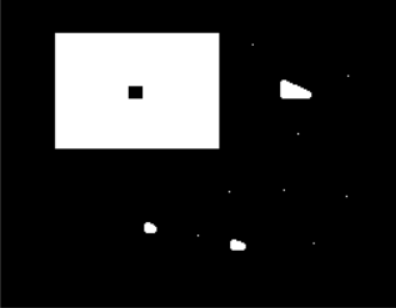
//> input picture project_code/VC_FANFUHAN_OPENCV/images/morph.png, 396 x 308 px
$ ./VC_FANFUHAN_OPENCV068   (built with g++ and OpenCV 4)
//> lines starting //> are read from the running program, lines starting //| are printed output that depends on the picture; after the words box and inside, x2 and y2 are one past the last pixel; in counts of white or black regions, pixels touching at a corner belong together
// VC_FANFUHAN_OPENCV068.cpp : 定義主控台應用程式的進入點。
//
/*
// Debug | x32
通用屬性
| C/C++
|	| 一般
|		| 其他 Include 目錄 -> ..\..\opencv411_x64\include
|
| 連結器
| 	|一一般
|		|  其他程式庫目錄 -> ..\..\opencv411_x64\lib
|
| 	|一輸入
|		| 其他相依性 -> opencv_world411d.lib;%(AdditionalDependencies)

// Releas | x64
組態屬性
| C/C++
|	| 一般
|		| 其他 Include 目錄 -> ..\..\opencv411_x64\include;%(AdditionalDependencies)
|
| 連結器
| 	|一般
|		| 其他程式庫目錄 -> ..\..\opencv411_x64\lib;%(AdditionalDependencies)
|
| 	|一輸入
|		| 其他相依性 -> opencv_world411.lib;%(AdditionalDependencies)

*/

#include "stdafx.h"
#include <iostream>
#include <opencv2/opencv.hpp>
#include <opencv2/core/core.hpp>
#include <opencv2/highgui/highgui.hpp>

using namespace std;
using namespace cv;

void blur_demo(Mat &image, Mat &sum);
void edge_demo(Mat &image, Mat &sum);
int getblockSum(Mat &sum, int x1, int y1, int x2, int y2, int i);

void showHistogram(InputArray src, cv::String StrTitle);
void backProjection_demo(Mat &mat, Mat &model);
void blur3x3(Mat &src, Mat *det);

void add_salt_pepper_noise(Mat &image);
void add_gaussian_noise(Mat &image);

void USMImage(Mat src, Mat &usm, float fltPar);

void pyramid_up(Mat &image, vector<Mat> &pyramid_images, int level);
void pyramid_down(vector<Mat> &pyramid_images);

void laplaian_demo(vector<Mat> &pyramid_images, Mat &image);

void connected_component_demo(Mat &image);
void componentwithstats_demo(Mat &image);

void contours_info(Mat &image, vector<vector<Point>> &pts);
void contours_info(Mat &image, vector<vector<Point>> &pts, int threshold01, int threshold02);

void  open_demo(bool blnopen);
void  close_demo();

// [5 lines left out: function pause, not called in this run]
int main()
{
	Mat src = imread("../../images/morph.png");//Mat src = imread("../../images/test.png");
//> src is the input picture: 308 rows x 396 cols, CV_8UC3; min 0, max 255, mean 41
	if (src.empty())
	{
		cout << "could not load image.." << endl;
		pause();
		return -1;
	}
	else
	{
		imshow("input_src", src);
		showHistogram(src, "Histogram_input_src");

		// 二值图像
		Mat gray, binary, result;
		cvtColor(src, gray, COLOR_BGR2GRAY);
		threshold(gray, binary, 0, 255, THRESH_BINARY | THRESH_OTSU);
		imshow("input_binary", binary);
		// 黑帽操作
		Mat se = getStructuringElement(MORPH_RECT, Size(15, 15), Point(-1, -1));
		morphologyEx(binary, result, MORPH_CLOSE, se);
		imshow("close_op", result);
		morphologyEx(binary, result, MORPH_BLACKHAT, se);
		imshow("blackhat_op", result);

		waitKey(0);
	}
	return 0;
}
// [350 lines left out: functions close_demo, open_demo, contours_info, contours_info, componentwithstats_demo, connected_component_demo and 5 more, not called in this run]

/**
* 3x3 sobel 垂直边缘检测演示
*/
// [121 lines left out: functions edge_demo, getblockSum, add_gaussian_noise, add_salt_pepper_noise, blur3x3, backProjection_demo, not called in this run]

void showHistogram(InputArray src, cv::String StrTitle)//直方圖
{
//> called with StrTitle = "Histogram_input_src"
	bool blnGray = false;
	if (src.channels() == 1)
	{
		blnGray = true;
	}

	// 三通道/單通道 直方圖 紀錄陣列
	vector<Mat> bgr_plane;
	vector<Mat> gray_plane;

	// 定义参数变量
	const int channels[1] = { 0 };
	const int bins[1] = { 256 };
	float hranges[2] = { 0, 255 };
	const float *ranges[1] = { hranges };
	Mat b_hist, g_hist, r_hist, hist;
	// 计算三通道直方图
	/*
	void calcHist( const Mat* images, int nimages,const int* channels, InputArray mask,OutputArray hist, int dims, const int* histSize,const float** ranges, bool uniform=true, bool accumulate=false );
	1.輸入的圖像數組
	2.輸入數組的個數
	3.通道數
	4.掩碼
	5.直方圖
	6.直方圖維度
	7.直方圖每個維度的尺寸數組
	8.每一維數組的範圍
	9.直方圖是否是均勻
	10.配置階段不清零
	*/
	if (blnGray)
	{
		split(src, gray_plane);
		calcHist(&gray_plane[0], 1, 0, Mat(), hist, 1, bins, ranges);
	}
	else
	{
		split(src, bgr_plane);
		calcHist(&bgr_plane[0], 1, 0, Mat(), b_hist, 1, bins, ranges);
//> b_hist = 256 values, max 99586 at index 0, min 0 at index 53, mean 404.1
		calcHist(&bgr_plane[1], 1, 0, Mat(), g_hist, 1, bins, ranges);
//> g_hist has the same summary as b_hist
		calcHist(&bgr_plane[2], 1, 0, Mat(), r_hist, 1, bins, ranges);
//> r_hist has the same summary as b_hist
	}

	/*
	* 显示直方图
	*/
	int hist_w = 512;
	int hist_h = 400;
	int bin_w = cvRound((double)hist_w / bins[0]);
	Mat histImage = Mat::zeros(hist_h, hist_w, CV_8UC3);
	// 归一化直方图数据
	if (blnGray)
	{
		normalize(hist, hist, 0, histImage.rows, NORM_MINMAX, -1);
	}
	else
	{
		normalize(b_hist, b_hist, 0, histImage.rows, NORM_MINMAX, -1);
//> b_hist = 256 values, max 400 at index 0, min 0 at index 53, mean 1.62
		normalize(g_hist, g_hist, 0, histImage.rows, NORM_MINMAX, -1);
//> g_hist has the same summary as b_hist
		normalize(r_hist, r_hist, 0, histImage.rows, NORM_MINMAX, -1);
//> r_hist has the same summary as b_hist
	}

	// 绘制直方图曲线
	for (int i = 1; i < bins[0]; ++i)
	{
		if (blnGray)
		{
			line(histImage, Point(bin_w * (i - 1), hist_h - cvRound(hist.at<float>(i - 1))),
				Point(bin_w * (i), hist_h - cvRound(hist.at<float>(i))), Scalar(255, 255, 255),
				2, 8, 0);
		}
		else
		{
			line(histImage, Point(bin_w * (i - 1), hist_h - cvRound(b_hist.at<float>(i - 1))),
				Point(bin_w * (i), hist_h - cvRound(b_hist.at<float>(i))), Scalar(255, 0, 0),
				2, 8, 0);
			line(histImage, Point(bin_w * (i - 1), hist_h - cvRound(g_hist.at<float>(i - 1))),
				Point(bin_w * (i), hist_h - cvRound(g_hist.at<float>(i))), Scalar(0, 255, 0),
				2, 8, 0);
			line(histImage, Point(bin_w * (i - 1), hist_h - cvRound(r_hist.at<float>(i - 1))),
				Point(bin_w * (i), hist_h - cvRound(r_hist.at<float>(i))), Scalar(0, 0, 255),
				2, 8, 0);
		}


	}
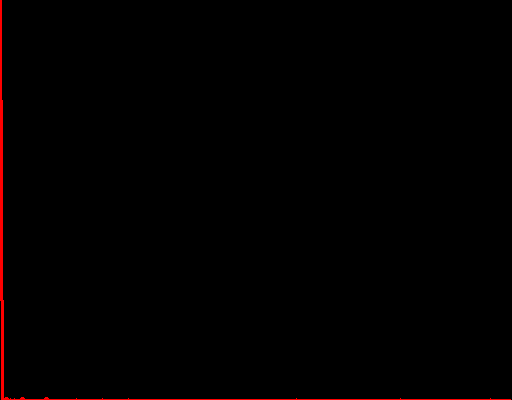
//> histImage: 400 rows x 512 cols, CV_8UC3; mean B, G, R 0, 0, 2
//> in main, `threshold(gray, binary, 0, 255, THRESH_BINARY | THRESH_OTSU);`:
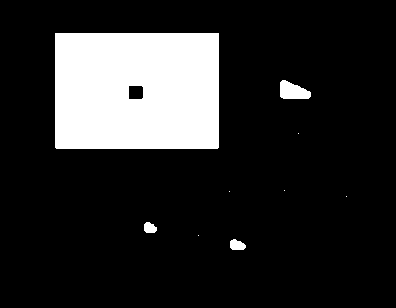
//> binary: 308 rows x 396 cols, CV_8UC1; 16% white; 9 white regions (5 under 20 px), largest, box (x1, y1, x2, y2) and area: (55, 33, 219, 149) 18842, (280, 80, 311, 99) 423, (230, 239, 246, 250) 135, (144, 222, 157, 233) 113
//> in main, `morphologyEx(binary, result, MORPH_CLOSE, se);`:
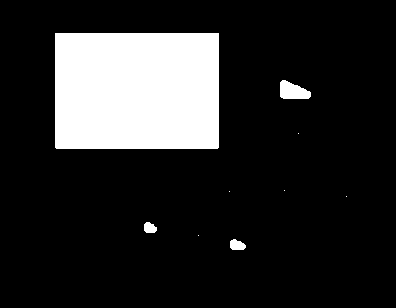
//> result: 308 rows x 396 cols, CV_8UC1; 16.2% white; 9 white regions (5 under 20 px), largest, box (x1, y1, x2, y2) and area: (55, 33, 219, 149) 19022, (280, 80, 311, 99) 423, (230, 239, 246, 250) 135, (144, 222, 157, 233) 113
//> in main, `morphologyEx(binary, result, MORPH_BLACKHAT, se);`:
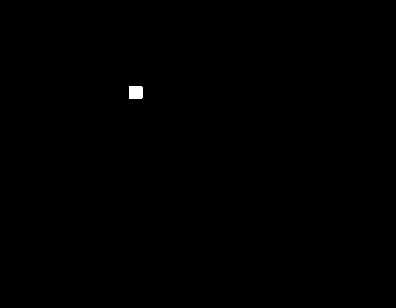
//> result: 308 rows x 396 cols, CV_8UC1; 0.15% white; 1 white region, box (x1, y1, x2, y2) and area: (129, 86, 143, 99) 180
	imshow(StrTitle, histImage);
}
